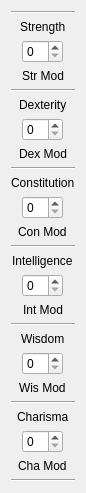
       <widget class="QWidget" name="verticalLayoutWidget">
        <property name="geometry">
         <rect>
          <x>10</x>
          <y>90</y>
          <width>61</width>
          <height>479</height>
         </rect>
        </property>
        <layout class="QVBoxLayout" name="attributes_vl">
         <item>
          <widget class="Line" name="attrTop_horzline">
           <property name="orientation">
            <enum>Qt::Horizontal</enum>
           </property>
          </widget>
         </item>
         <item alignment="Qt::AlignHCenter">
          <widget class="QLabel" name="strength_lb">
           <property name="text">
            <string>Strength</string>
           </property>
          </widget>
         </item>
         <item alignment="Qt::AlignHCenter">
          <widget class="QSpinBox" name="strength_sb"/>
         </item>
         <item alignment="Qt::AlignHCenter">
          <widget class="QLabel" name="strMod_lb">
           <property name="text">
            <string>Str Mod</string>
           </property>
          </widget>
         </item>
         <item>
          <widget class="Line" name="str_horzline">
           <property name="orientation">
            <enum>Qt::Horizontal</enum>
           </property>
          </widget>
         </item>
         <item alignment="Qt::AlignHCenter">
          <widget class="QLabel" name="dexterity_lb">
           <property name="text">
            <string>Dexterity</string>
           </property>
          </widget>
         </item>
         <item alignment="Qt::AlignHCenter">
          <widget class="QSpinBox" name="dexterity_sb"/>
         </item>
         <item alignment="Qt::AlignHCenter">
          <widget class="QLabel" name="dexMod_lb">
           <property name="text">
            <string>Dex Mod</string>
           </property>
          </widget>
         </item>
         <item>
          <widget class="Line" name="dex_horzline">
           <property name="orientation">
            <enum>Qt::Horizontal</enum>
           </property>
          </widget>
         </item>
         <item alignment="Qt::AlignHCenter">
          <widget class="QLabel" name="constitutuion_lb">
           <property name="text">
            <string>Constitution</string>
           </property>
          </widget>
         </item>
         <item alignment="Qt::AlignHCenter|Qt::AlignVCenter">
          <widget class="QSpinBox" name="constitution_sb"/>
         </item>
         <item alignment="Qt::AlignHCenter">
          <widget class="QLabel" name="conMod_lb">
           <property name="text">
            <string>Con Mod</string>
           </property>
          </widget>
         </item>
         <item>
          <widget class="Line" name="con_horzline">
           <property name="orientation">
            <enum>Qt::Horizontal</enum>
           </property>
          </widget>
         </item>
         <item alignment="Qt::AlignHCenter">
          <widget class="QLabel" name="intelligence_lb">
           <property name="text">
            <string>Intelligence</string>
           </property>
          </widget>
         </item>
         <item alignment="Qt::AlignHCenter">
          <widget class="QSpinBox" name="intelligence_sb"/>
         </item>
         <item alignment="Qt::AlignHCenter">
          <widget class="QLabel" name="intMod_lb">
           <property name="text">
            <string>Int Mod</string>
           </property>
          </widget>
         </item>
         <item>
          <widget class="Line" name="int_horzline">
           <property name="orientation">
            <enum>Qt::Horizontal</enum>
           </property>
          </widget>
         </item>
         <item alignment="Qt::AlignHCenter">
          <widget class="QLabel" name="wisdom_lb">
           <property name="text">
            <string>Wisdom</string>
           </property>
          </widget>
         </item>
         <item alignment="Qt::AlignHCenter">
          <widget class="QSpinBox" name="wisdom_sb"/>
         </item>
         <item alignment="Qt::AlignHCenter">
          <widget class="QLabel" name="wisMod_lb">
           <property name="text">
            <string>Wis Mod</string>
           </property>
          </widget>
         </item>
         <item>
          <widget class="Line" name="wis_horzline">
           <property name="orientation">
            <enum>Qt::Horizontal</enum>
           </property>
          </widget>
         </item>
         <item alignment="Qt::AlignHCenter">
          <widget class="QLabel" name="charisma_lb">
           <property name="text">
            <string>Charisma</string>
           </property>
          </widget>
         </item>
         <item alignment="Qt::AlignHCenter">
          <widget class="QSpinBox" name="charisma_sb"/>
         </item>
         <item alignment="Qt::AlignHCenter">
          <widget class="QLabel" name="chaMod_lb">
           <property name="text">
            <string>Cha Mod</string>
           </property>
          </widget>
         </item>
         <item>
          <widget class="Line" name="attrBot_horzline">
           <property name="orientation">
            <enum>Qt::Horizontal</enum>
           </property>
          </widget>
         </item>
        </layout>
       </widget>
